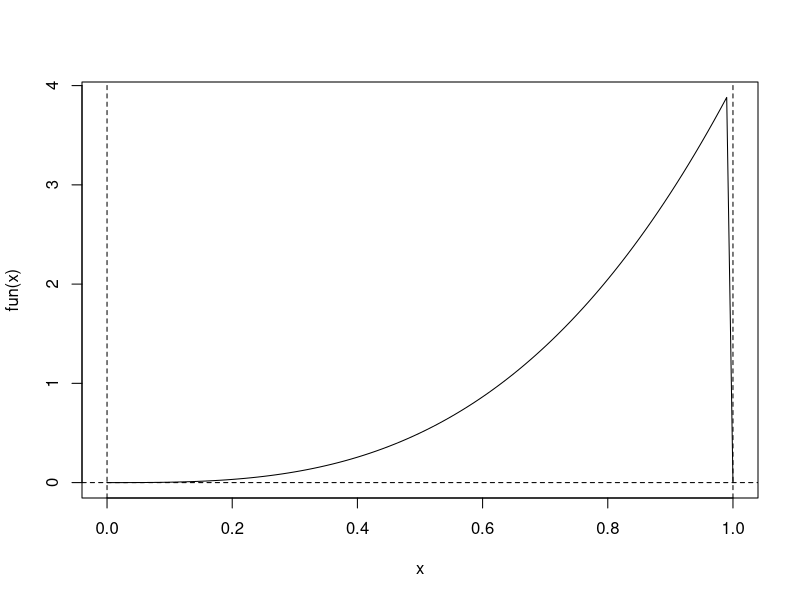
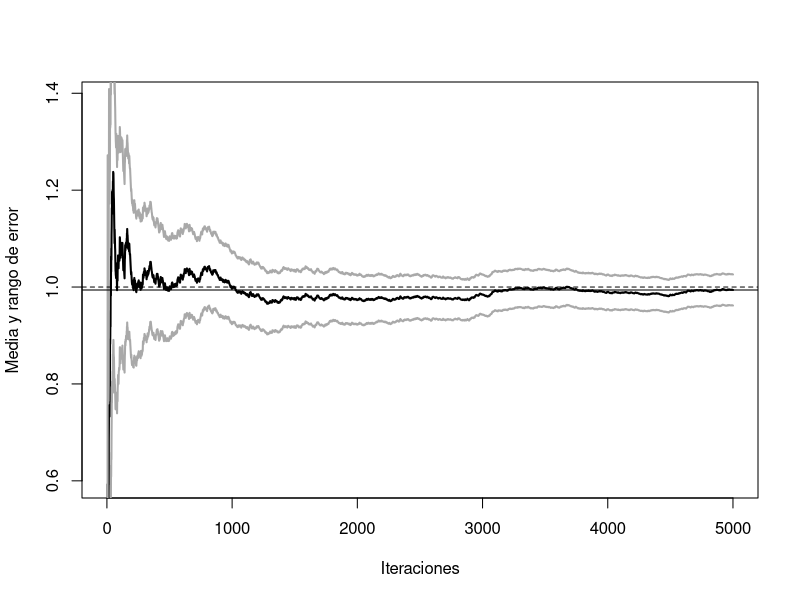
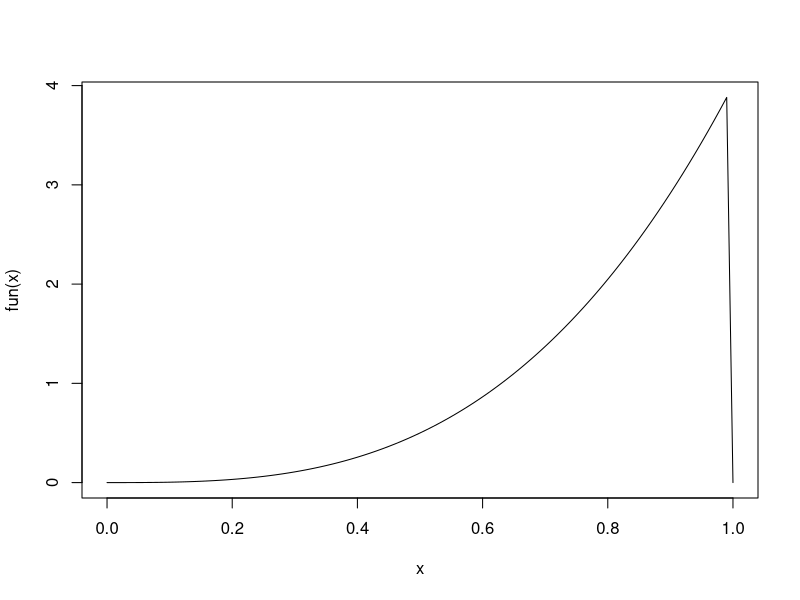
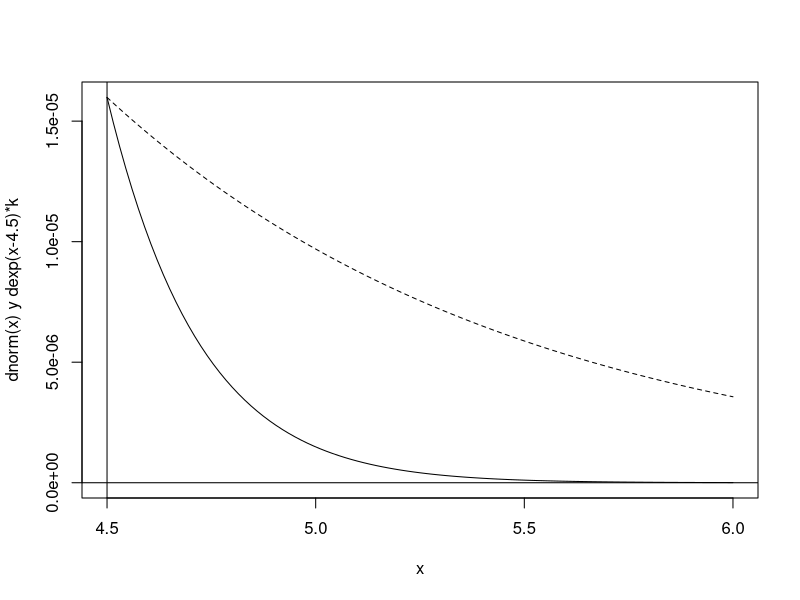
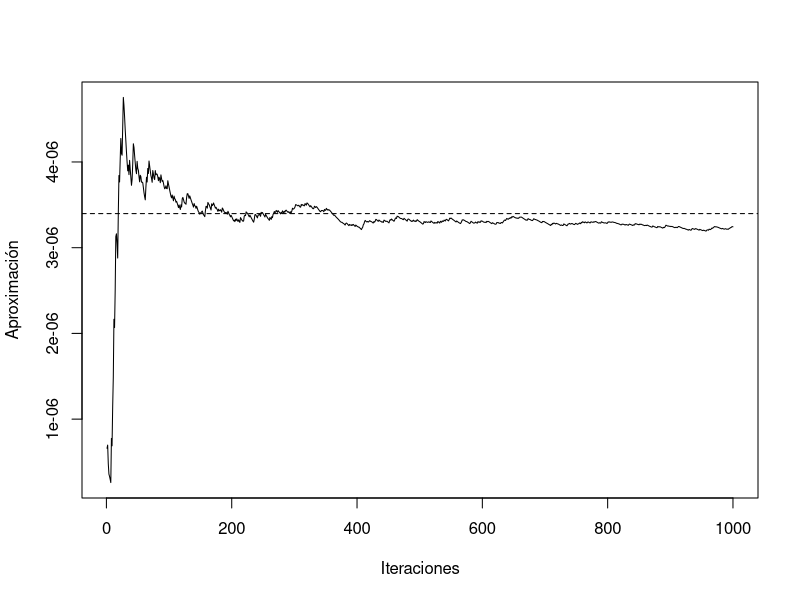
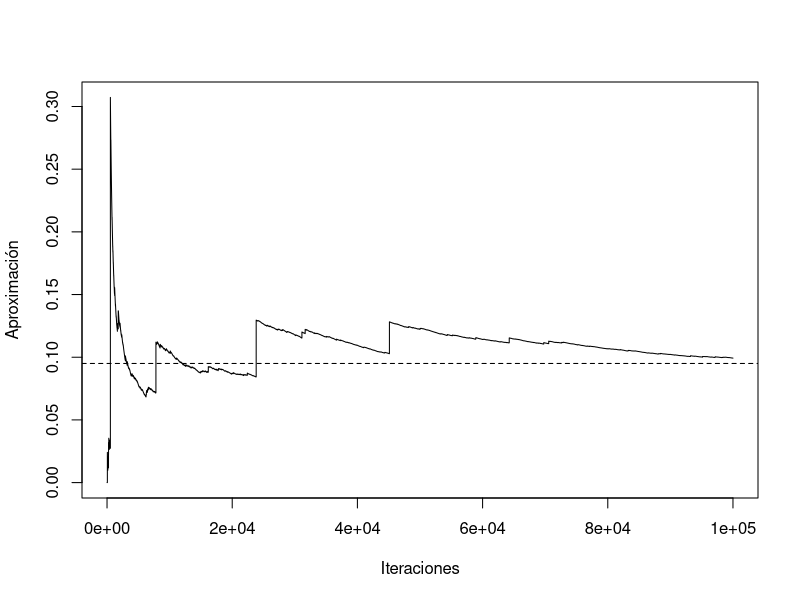
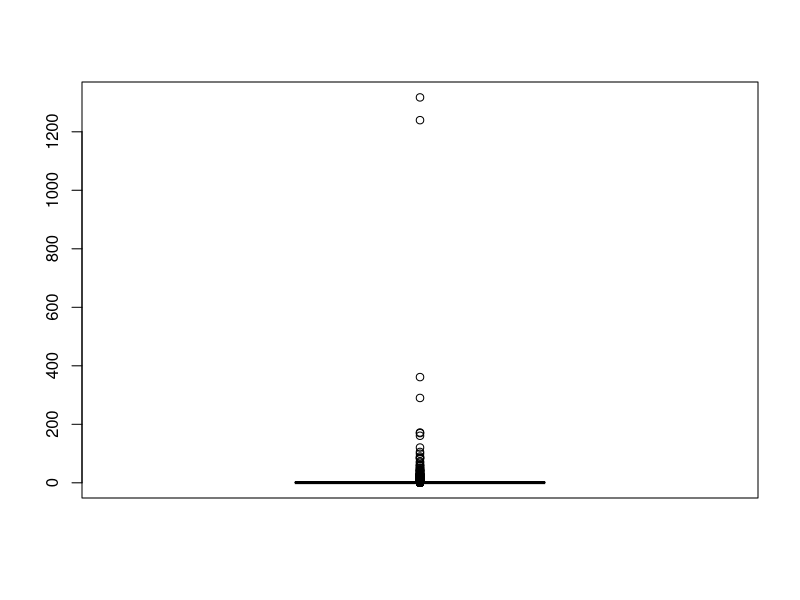
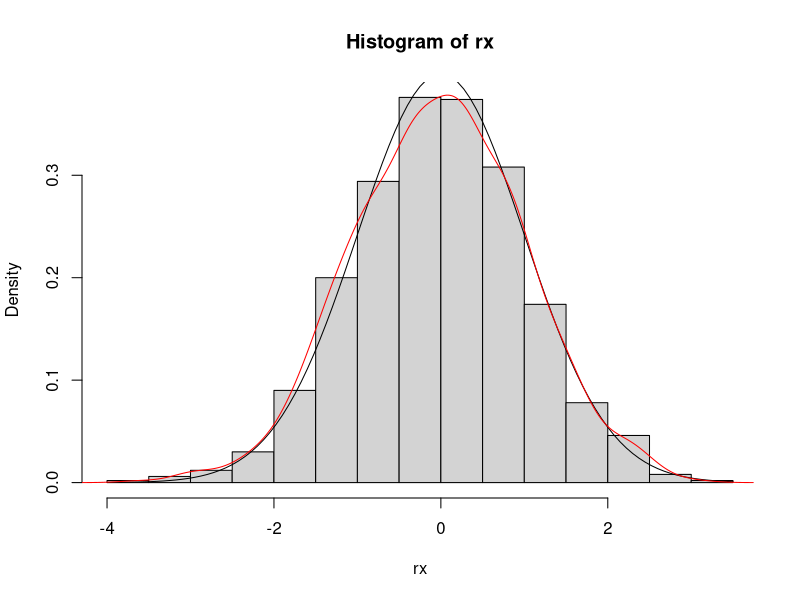

The R source for these figures, in order: (Note: this script raises an error after producing the figures.)
## ---- chunk 1

## ---- chunk 2
mc.integral0 <- function(fun, a, b, n) {
  # Integración Monte Carlo de fun entre a y b utilizando una muestra de tamaño n
  # fun es una función de una sola variable (y que no es vectorial)
  # Se asume a < b y n entero positivo
  # -------------------------------
  x <- runif(n, a, b)
  fx <- sapply(x, fun) # Si fun fuese vectorial bastaría con: fx <- fun(x)
  return(mean(fx) * (b - a))
}
## ---- chunk 3
fun <- function(x) ifelse((x > 0) & (x < 1), 4 * x^3, 0)
# return(4 * x^3)

curve(fun, 0, 1)
abline(h=0,lty=2)
abline(v=c(0,1),lty=2)



set.seed(54321)
mc.integral0(fun, 0, 1, 20)
mc.integral0(fun, 0, 1, 100)
mc.integral0(fun, 0, 1, 100)
## ---- chunk 4
  mc.integral <- function(fun, a, b, n, plot = TRUE) {
    fx <- sapply(runif(n, a, b), fun) * (b - a)
    if (plot) {
      estint <- cumsum(fx)/(1:n)
      esterr <- sqrt(cumsum((fx - estint)^2))/(1:n)
      plot(estint, ylab = "Media y rango de error", type = "l", lwd = 2, ylim = mean(fx) + 
             2 * c(-esterr[1], esterr[1]), xlab = "Iteraciones")
      lines(estint + 2 * esterr, col = "darkgray", lwd = 2)
      lines(estint - 2 * esterr, col = "darkgray", lwd = 2)
      valor <- estint[n]
      abline(h = valor)
      return(list(valor = valor, error = 2 * esterr[n]))
    } else return(list(valor = mean(fx), error = 2 * sd(fx)/sqrt(n)))
  }

set.seed(54321)
mc.integral(fun, 0, 1, 5000)
abline(h = 1, lty = 2)
## ---- chunk 5
set.seed(54321)
mc.integral(fun, 0, 1, 5000, plot = FALSE)
## ---- chunk 6
curve(fun(x), 0, 1)
## ---- chunk 7
# h <- function(x) x > 4.5
# f <- function(x) dnorm(x)
set.seed(54321)
nsim <- 10^3
x <- rnorm(nsim)
mean(x > 4.5) # mean(h(x))

pnorm(-4.5)  # valor teórico P(X > 4.5) 
## ---- chunk 8
any(x > 4.5)
## ---- chunk 9
curve(dnorm(x), 4.5, 6, ylab = "dnorm(x) y dexp(x-4.5)*k")
abline(v = 4.5)
abline(h = 0)
escala <- dnorm(4.5)  # Reescalado para comparación...
curve(dexp(x - 4.5) * escala, add = TRUE, lty = 2)  
## ---- chunk 10
set.seed(54321)
nsim <- 10^3
y <- rexp(nsim) + 4.5    #  Y ~ g
w <- dnorm(y)/dexp(y - 4.5)
## ---- chunk 11
# h(x) <- function(x) x > 4.5  # (1 si x > 4.5 => h(y) = 1)
mean(w) # w*h(y)
pnorm(-4.5)  # valor teórico

plot(cumsum(w)/1:nsim, type = "l", ylab = "Aproximación", xlab = "Iteraciones")
abline(h = pnorm(-4.5), lty = 2)
## ---- chunk 12
sqrt(var(w)/nsim) # sd(w*h(y))/sqrt(nsim)   
## ---- chunk 13
est <- mean(rnorm(nsim) > 4.5)
est
sqrt(est * (1 - est)/nsim)
## ---- chunk 14
nsim <- 10^5
set.seed(4321)
y <- rnorm(nsim)
w <- dcauchy(y)/dnorm(y) # w <- w/sum(w) si alguna es una cuasidensidad
## ---- chunk 15
mean(w * (y > 2) * (y < 6)) 
pcauchy(6) - pcauchy(2)  # Valor teórico
## ---- chunk 16
plot(cumsum(w * (y > 2) * (y < 6))/1:nsim, type = "l", ylab = "Aproximación", xlab = "Iteraciones")
abline(h = pcauchy(6) - pcauchy(2), lty = 2)
## ---- chunk 17
boxplot(nsim * w/sum(w))  
## ---- chunk 18
# Densidad objetivo
# f <- dnorm # f <- function(x) ....

nsim <- 10^3
# El nº de simulaciones de la densidad auxiliar debe ser mucho mayor:
nsim2 <- 10^5
set.seed(4321)
y <- rcauchy(nsim2)
w <- dnorm(y)/dcauchy(y) # w <- w/sum(w) si alguna es una cuasidensidad

# Si se pidiera aproximar una integral
# h(y) = y si es la media # h <- function(y) y
# mean(w * h(y))
## ---- chunk 19
rx <- sample(y, nsim, replace = TRUE, prob = w/sum(w))
hist(rx, freq = FALSE)
curve(dnorm, add = TRUE)
lines(density(rx), col ="red")
## ---- chunk 20
nsim <- 200
mu1 <- 0 
mu2 <- 2.5
sd1 <- sd2 <- 1

set.seed(12345)
p.sim <- rbinom(nsim, 1, 0.25)
data <- rnorm(nsim, mu1*p.sim + mu2*(1-p.sim), sd1*p.sim + sd2*(1-p.sim))

hist(data, freq = FALSE, breaks = 'FD')
curve(0.25 * dnorm(x, mu1, sd1) + 0.75 * dnorm(x, mu2, sd2), add = TRUE)
## ---- chunk 21
like <- function(mu)
  -sum(log((0.25 * dnorm(data, mu[1], sd1) + 0.75 * dnorm(data, mu[2], sd2))))
  # NOTA: Pueden aparecer NA/Inf por log(0)
## ---- chunk 22
tee <- function(f) {
  function(...) {
    input <- if(nargs() == 1) c(...) else list(...)
    output <- f(...)
    # Hacer algo ...
    # ... con output e input
    return(output)
  }
}
## ---- chunk 23
tee.optim2d <- function(f) {
  best.f <- Inf   # Suponemos que se va a minimizar (opción por defecto)
  best.par <- c(NA, NA)   
  function(...) {
    input <- c(...)
    output <- f(...)
    ## Hacer algo ...
    points(input[1], input[2], col = "lightgray")
    if(best.f > output) {
      lines(rbind(best.par, input), lwd = 2, col = "blue")
      best.f <<- output
      best.par <<- input
      # points(best.par[1], best.par[2], col = "blue", pch = 20)
      # cat('par = ', best.par, 'value = ', best.f, '\n')
    } 
    ## ... con output e input
    return(output)
  }
}
## ---- chunk 24

mmu1 <- mmu2 <- seq(-2, 5, length = 128)
lli <- outer(mmu1, mmu2, function(x,y) apply(cbind(x,y), 1, like))

par(mar = c(4, 4, 1, 1))
image(mmu1, mmu2, -lli, xlab = expression(mu[1]), ylab = expression(mu[2]))
contour(mmu1, mmu2, -lli, nlevels = 50, add = TRUE)

# Valores iniciales aleatorios
nstarts <- 5
set.seed(1)
starts <- matrix(runif(2*nstarts, -2, 5), nrow = nstarts)
points(starts, col = "blue", pch = 19)

# Minimización numérica con nlm
for (j in 1:nstarts){
  # Normalmente llamaríamos a nlm(like, start)
  res <- nlm(tee.optim2d(like), starts[j, ]) # nlm(like, starts[j, ])
  points(res$estimate[1],res$estimate[2], pch = 19)
  cat('par = ', res$estimate, 'value =', res$minimum, '\n')
}
## ---- chunk 25
# ![](templesimulado.png)
knitr::include_graphics(paste0(fig.path,"templesimulado.png"))
## ---- chunk 26
# Representar la superficie del logaritmo de la verosimilitud
image(mmu1, mmu2, -lli, xlab = expression(mu[1]), ylab = expression(mu[2]))
contour(mmu1, mmu2, -lli, nlevels = 50, add = TRUE)
points(starts, col = "blue", pch = 19)

set.seed(1)
for (j in 1:nstarts){
  # Normalmente llamaríamos a optim(start, like, method = "SANN")
  # Note that the "SANN" method depends critically on the settings of the control parameters.
  # For "SANN" maxit gives the total number of function evaluations: there is no other stopping criterion. Defaults to 10000.
  res <- optim(starts[j, ], tee.optim2d(like), method = "SANN", control = list(temp = 100, maxit = 2000))
  points(res$par[1],res$par[2], pch = 19)
  cat('par = ', res$par, 'value =', res$value, '\n')
}
## ---- chunk 27
SA <- function(fun, pini, lower = -Inf, upper = Inf, tolerance = 10^(-4), factor = 1) {
  temp <- scale <- iter <- dif <- 1
  npar <- length(pini) 
  the <- matrix(pini, ncol = npar)
  curfun <- hval <- fun(pini)
  while (dif > tolerance) {
    prop <- the[iter, ] + rnorm(npar) * scale[iter]
    # Se decide si se acepta la propuesta
    if (any(prop < lower) || any(prop > upper) || 
        (temp[iter] * log(runif(1)) > -fun(prop) + curfun))  prop <- the[iter, ]
    curfun <- fun(prop)
    hval <- c(hval, curfun)
    the <- rbind(the, prop)
    iter <- iter + 1
    temp <- c(temp, 1/log(iter + 1))  # Actualizar la temperatura
    # Se controla el nº de perturbaciones aceptadas
    ace <- length(unique(the[(iter/2):iter, 1]))
    if (ace == 1) 
      # si es muy pequeño se disminuye la escala de la perturbación
      factor <- factor/10
    if (2 * ace > iter) 
      # si es muy grande se aumenta
      factor <- factor * 10
    scale <- c(scale, max(2, factor * sqrt(temp[iter])))  # Actualizar la escala de la perturbación
    dif <- (iter < 100) + (ace < 2) + (max(hval) - max(hval[1:(iter/2)]))
  }
  list(theta = the, val = hval, ite = iter)
}

# Representar la superficie del logaritmo de la verosimilitud
image(mmu1, mmu2, -lli, xlab = expression(mu[1]), ylab = expression(mu[2]))
contour(mmu1, mmu2, -lli, nlevels = 50, add = TRUE)
points(starts, col = "blue", pch = 19)

set.seed(1)
for (j in 1:nstarts) {
  sar <- SA(like, starts[j, ])
  lines(sar$the[, 1], sar$the[, 2], lwd = 2, col = "blue")
  points(sar$the[sar$it, 1], sar$the[sar$it, 2], pch = 19)
}
## ---- chunk 28
require(DEoptim)

# Representar la superficie del logaritmo de la verosimilitud
image(mmu1, mmu2, -lli, xlab = expression(mu[1]), ylab = expression(mu[2]))
contour(mmu1, mmu2, -lli, nlevels = 50, add = TRUE)
# Estos algoritmos no requieren valores iniciales (los generan al azar en el rango)

lower <- c(-2, -2)
upper <- c(5, 5)
set.seed(1)
# DEoptim(like, lower, upper)
der <- DEoptim(tee.optim2d(like), lower, upper, DEoptim.control(itermax = 10))
# Por defecto fija el tamaño de la población a NP = 10*npar = 20
# Puede ser mejor dejar el valor por defecto itermax = 200
points(der$optim$bestmem[1], der$optim$bestmem[2], pch = 19)
